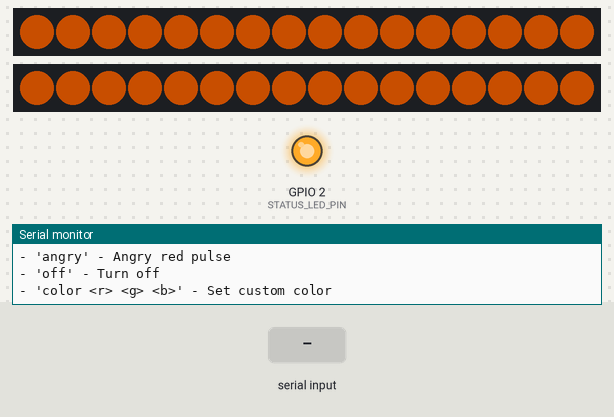
Simulated run of this sketch. Board: ESP32. On the bench: 2 × 16 RGB LEDs in strip order, left to right, output pins drawn as LEDs (lit = HIGH), the last lines printed to the serial monitor. The test bench sets the inputs (shaded band). Dim RGB values are drawn brighter than linear; random numbers use the default seed unless the sketch sets one.

Above: at 2.3 s.
2.4 s: "rainbow\n" received over Serial
At 2.41 s:
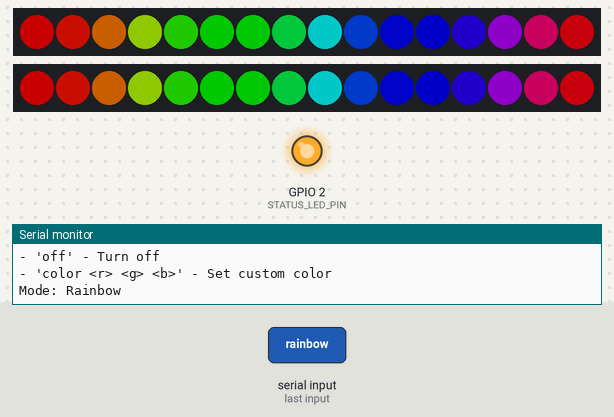
4.0 s: "scanning\n" received over Serial
At 4.04 s:
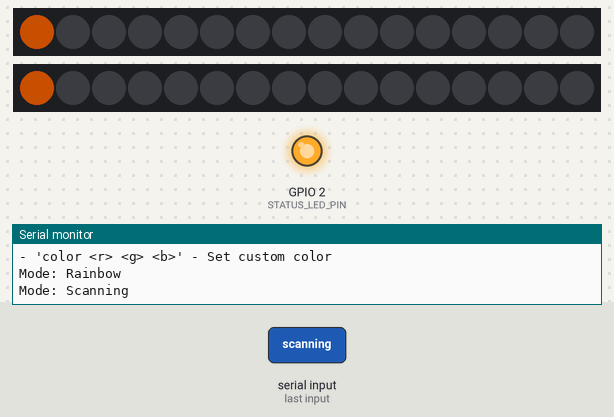
5.6 s: "color 90 45 200\n" received over Serial
At 6.2 s:
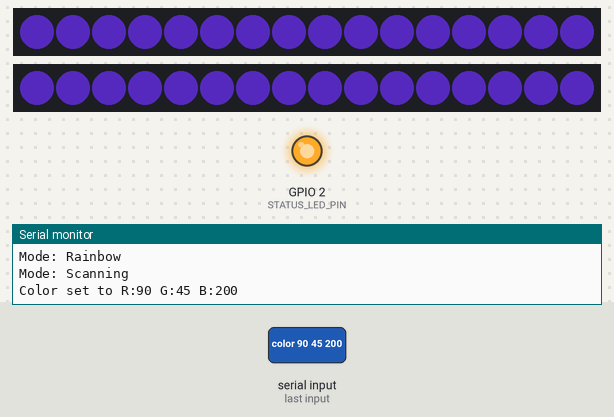
7.1 s: "rainbow\n" received over Serial
At 7.16 s:
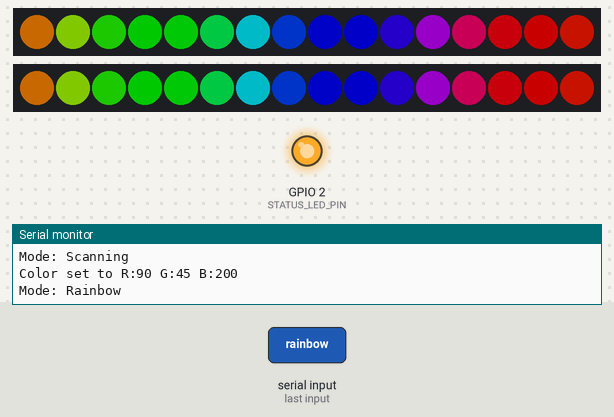
10.1 s: "scanning\n" received over Serial
At 10.12 s:
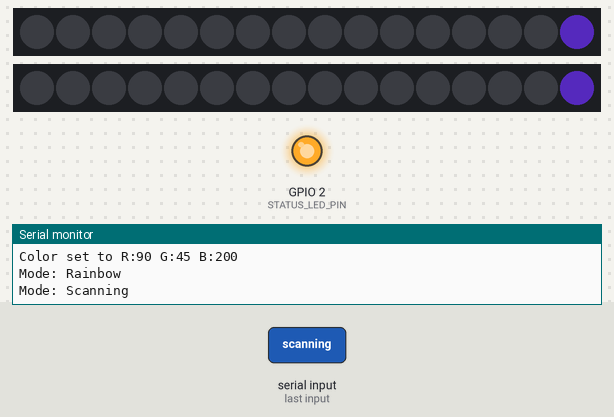
11.7 s: "rainbow\n" received over Serial
At 11.75 s:
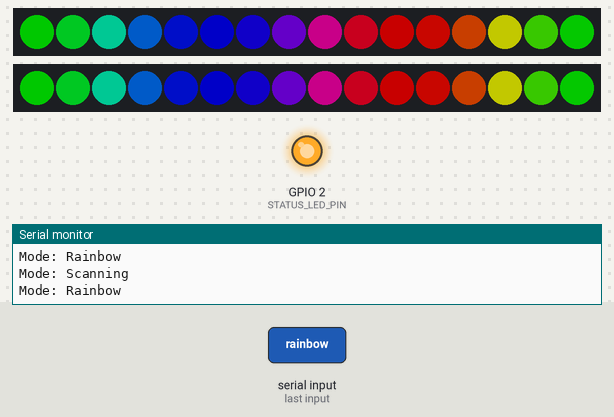

The sketch:

esp32_eye_controller.ino
```cpp
/*
 * FNAF Cupcake Animatronic - Eye Controller (ESP32)
 *
 * Controls 2x NeoPixel rings (50mm) for animated glowing eyes
 *
 * Hardware:
 * - ESP32 Dev Module
 * - 2x NeoPixel RGB Rings (50mm, typically 16 LEDs each)
 * - 5V power supply
 *
 * Author: Allan Stampe Kristiansen
 * Date: January 2026
 */

#include <Adafruit_NeoPixel.h>

// Pin definitions
#define LEFT_EYE_PIN  25    // GPIO pin for left eye
#define RIGHT_EYE_PIN 26    // GPIO pin for right eye
#define STATUS_LED_PIN 2    // Built-in LED

// NeoPixel configuration
#define NUM_LEDS_PER_EYE 16  // Number of LEDs per ring
#define BRIGHTNESS 100       // 0-255, adjust for desired brightness

// Create NeoPixel objects
Adafruit_NeoPixel leftEye = Adafruit_NeoPixel(
  NUM_LEDS_PER_EYE,
  LEFT_EYE_PIN,
  NEO_GRB + NEO_KHZ800
);

Adafruit_NeoPixel rightEye = Adafruit_NeoPixel(
  NUM_LEDS_PER_EYE,
  RIGHT_EYE_PIN,
  NEO_GRB + NEO_KHZ800
);

// Color definitions (R, G, B)
struct Color {
  uint8_t r;
  uint8_t g;
  uint8_t b;
};

// Predefined colors
Color COLOR_RED = {255, 0, 0};
Color COLOR_ORANGE = {255, 100, 0};
Color COLOR_YELLOW = {255, 255, 0};
Color COLOR_GREEN = {0, 255, 0};
Color COLOR_BLUE = {0, 0, 255};
Color COLOR_PURPLE = {128, 0, 255};
Color COLOR_WHITE = {255, 255, 255};
Color COLOR_OFF = {0, 0, 0};

// Current animation state
enum AnimationMode {
  IDLE,
  GLOW,
  PULSE,
  RAINBOW,
  ANGRY,
  SCANNING,
  CUSTOM
};

AnimationMode currentMode = GLOW;
Color currentColor = COLOR_ORANGE;  // Default FNAF cupcake orange glow
unsigned long lastUpdate = 0;
int animationStep = 0;

void setup() {
  Serial.begin(115200);
  Serial.println("FNAF Cupcake Animatronic - Eye Controller");
  Serial.println("=========================================");

  // Initialize status LED
  pinMode(STATUS_LED_PIN, OUTPUT);
  digitalWrite(STATUS_LED_PIN, HIGH);

  // Initialize NeoPixel rings
  leftEye.begin();
  rightEye.begin();
  leftEye.setBrightness(BRIGHTNESS);
  rightEye.setBrightness(BRIGHTNESS);
  leftEye.show(); // Initialize all pixels to 'off'
  rightEye.show();

  // Startup animation
  startupAnimation();

  Serial.println("Ready! Send commands:");
  Serial.println("- 'idle' - Idle mode");
  Serial.println("- 'glow' - Steady glow");
  Serial.println("- 'pulse' - Pulsing effect");
  Serial.println("- 'rainbow' - Rainbow cycle");
  Serial.println("- 'angry' - Angry red pulse");
  Serial.println("- 'off' - Turn off");
  Serial.println("- 'color <r> <g> <b>' - Set custom color");
}

void loop() {
  // Check for serial commands
  if (Serial.available() > 0) {
    String command = Serial.readStringUntil('\n');
    command.trim();
    handleCommand(command);
  }

  // Run current animation
  unsigned long currentMillis = millis();

  switch (currentMode) {
    case IDLE:
      // Gentle random flickers
      if (currentMillis - lastUpdate > 50) {
        idleAnimation();
        lastUpdate = currentMillis;
      }
      break;

    case GLOW:
      // Steady glow
      setSolidColor(currentColor);
      break;

    case PULSE:
      // Pulsing effect
      if (currentMillis - lastUpdate > 30) {
        pulseAnimation();
        lastUpdate = currentMillis;
      }
      break;

    case RAINBOW:
      // Rainbow cycle
      if (currentMillis - lastUpdate > 50) {
        rainbowAnimation();
        lastUpdate = currentMillis;
      }
      break;

    case ANGRY:
      // Angry red pulse
      if (currentMillis - lastUpdate > 20) {
        angryAnimation();
        lastUpdate = currentMillis;
      }
      break;

    case SCANNING:
      // Scanning effect
      if (currentMillis - lastUpdate > 50) {
        scanAnimation();
        lastUpdate = currentMillis;
      }
      break;
  }
}

// Handle serial commands
void handleCommand(String cmd) {
  if (cmd == "idle") {
    Serial.println("Mode: Idle");
    currentMode = IDLE;
  }
  else if (cmd == "glow") {
    Serial.println("Mode: Glow");
    currentMode = GLOW;
    currentColor = COLOR_ORANGE;
  }
  else if (cmd == "pulse") {
    Serial.println("Mode: Pulse");
    currentMode = PULSE;
  }
  else if (cmd == "rainbow") {
    Serial.println("Mode: Rainbow");
    currentMode = RAINBOW;
  }
  else if (cmd == "angry") {
    Serial.println("Mode: Angry");
    currentMode = ANGRY;
  }
  else if (cmd == "scanning") {
    Serial.println("Mode: Scanning");
    currentMode = SCANNING;
  }
  else if (cmd == "off") {
    Serial.println("Eyes off");
    setOff();
  }
  else if (cmd.startsWith("color")) {
    // Parse color command: color <r> <g> <b>
    int r, g, b;
    if (sscanf(cmd.c_str(), "color %d %d %d", &r, &g, &b) == 3) {
      currentColor = {(uint8_t)r, (uint8_t)g, (uint8_t)b};
      currentMode = GLOW;
      Serial.printf("Color set to R:%d G:%d B:%d\n", r, g, b);
    }
  }
  else {
    Serial.println("Unknown command!");
  }
}

// Set both eyes to solid color
void setSolidColor(Color color) {
  for (int i = 0; i < NUM_LEDS_PER_EYE; i++) {
    leftEye.setPixelColor(i, leftEye.Color(color.r, color.g, color.b));
    rightEye.setPixelColor(i, rightEye.Color(color.r, color.g, color.b));
  }
  leftEye.show();
  rightEye.show();
}

// Turn off all LEDs
void setOff() {
  leftEye.clear();
  rightEye.clear();
  leftEye.show();
  rightEye.show();
}

// Startup animation
void startupAnimation() {
  Serial.println("Running startup animation...");

  // Fade in
  for (int brightness = 0; brightness <= BRIGHTNESS; brightness += 5) {
    leftEye.setBrightness(brightness);
    rightEye.setBrightness(brightness);
    setSolidColor(COLOR_ORANGE);
    delay(30);
  }

  delay(500);
}

// Idle animation - gentle flicker
void idleAnimation() {
  int flicker = random(-20, 20);
  int brightness = constrain(BRIGHTNESS + flicker, 50, BRIGHTNESS);

  leftEye.setBrightness(brightness);
  rightEye.setBrightness(brightness);
  setSolidColor(currentColor);
}

// Pulse animation
void pulseAnimation() {
  float breath = (exp(sin(millis()/2000.0*PI)) - 0.36787944) * 108.0;
  int brightness = map(breath, 0, 108, 30, BRIGHTNESS);

  leftEye.setBrightness(brightness);
  rightEye.setBrightness(brightness);
  setSolidColor(currentColor);
}

// Rainbow cycle animation
void rainbowAnimation() {
  for (int i = 0; i < NUM_LEDS_PER_EYE; i++) {
    int pixelHue = (animationStep + (i * 65536L / NUM_LEDS_PER_EYE)) % 65536;
    leftEye.setPixelColor(i, leftEye.gamma32(leftEye.ColorHSV(pixelHue)));
    rightEye.setPixelColor(i, rightEye.gamma32(rightEye.ColorHSV(pixelHue)));
  }
  leftEye.show();
  rightEye.show();
  animationStep += 256;
}

// Angry red pulse animation
void angryAnimation() {
  int brightness = (sin(animationStep * 0.1) + 1) * 64 + 127;
  leftEye.setBrightness(brightness);
  rightEye.setBrightness(brightness);
  setSolidColor(COLOR_RED);
  animationStep++;
}

// Scanning animation
void scanAnimation() {
  leftEye.clear();
  rightEye.clear();

  int pos = animationStep % NUM_LEDS_PER_EYE;
  leftEye.setPixelColor(pos, leftEye.Color(currentColor.r, currentColor.g, currentColor.b));
  rightEye.setPixelColor(pos, rightEye.Color(currentColor.r, currentColor.g, currentColor.b));

  leftEye.show();
  rightEye.show();
  animationStep++;
}

// Helper: Convert HSV to RGB color
Color hsvToRgb(int h, int s, int v) {
  float hue = h / 360.0;
  float sat = s / 100.0;
  float val = v / 100.0;

  float r, g, b;

  if (sat == 0) {
    r = g = b = val;
  } else {
    int i = int(hue * 6);
    float f = (hue * 6) - i;
    float p = val * (1 - sat);
    float q = val * (1 - sat * f);
    float t = val * (1 - sat * (1 - f));

    switch (i % 6) {
      case 0: r = val; g = t; b = p; break;
      case 1: r = q; g = val; b = p; break;
      case 2: r = p; g = val; b = t; break;
      case 3: r = p; g = q; b = val; break;
      case 4: r = t; g = p; b = val; break;
      case 5: r = val; g = p; b = q; break;
    }
  }

  return {(uint8_t)(r * 255), (uint8_t)(g * 255), (uint8_t)(b * 255)};
}
```

Measured:
- after the input at 2.4 s, the LEDs: change at once (image 1)
- after the input at 7.1 s, the LEDs: first change at once (image 4 shows a later state)
